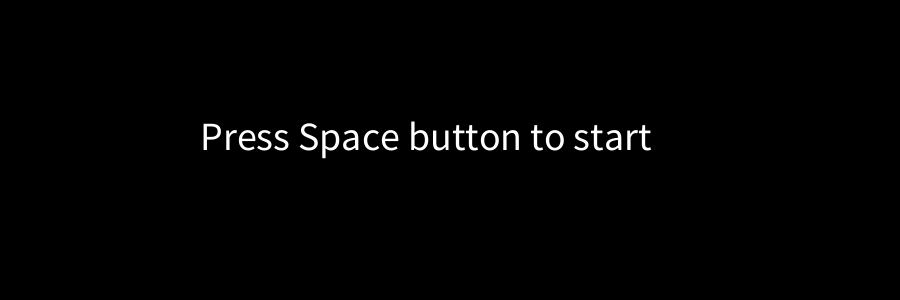
Frame 1 (no input)
Frame 60 (the mouse pressed at the canvas centre just before this capture): identical to frame 1, image omitted
Frame 120 (the mouse held since frame 60 and released just before this capture): identical to frame 1, image omitted

The Processing sketch that drew this single still picture (run headless with seeded random() and noise(); from frame 60 on, the mouse is pressed at the canvas centre):

// Processing sketch: Lab_05_ClickRects
// ── Lab_05_ClickRects.pde
float posX;
float posY;
final int size = 20;
int pauseCounter = 0;
boolean start = false;
int hits = 0;
int missed = 0;

void setup(){
  size(900, 300);
  background(0);
  textSize(40);
  text("Press Space button to start", 200, 150);
}

void keyPressed(){
    if(key == ' '){
      start = true;
      pauseCounter = 100;
    }
}

void draw(){
  if(start == true){
    textSize(20);
    fill(255);
    pauseCounter ++;
    if(pauseCounter == 120){
      background(0);
      posX = random(width - size);
      posY = random(height - size);
      rect(posX, posY, size, size);
      pauseCounter = 0;  
      text("Hits: " + hits, 350, 30);
      text("Missed: " + missed, 500, 30);
    }
    if(missed >= 3){
      textSize(100);
      background(0);
      noLoop();
      fill(255, 0, 0);
      text("Game over!!!!", 200, 150);
    }
  }
}

void mousePressed(){
  if(start == true){
    if(mouseButton == LEFT){
        if(mouseX >= posX && mouseX <= posX + size && mouseY >= posY && mouseY <= posY + size){
          fill(0, 255, 0);
          hits ++;
        }else{
          fill(255, 0, 0);
          missed ++;
        }
      }
      rect(posX, posY, size, size);
  }
}
